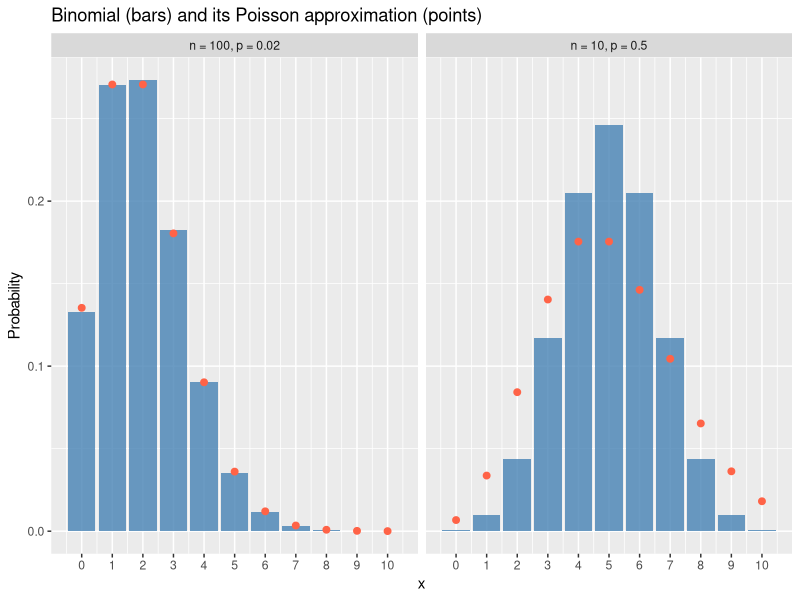

Reproduce this figure in R.
## ---- chunk 1
# Example 1: P(X = 3), n = 100, p = 0.02
c(binomial = dbinom(3, 100, 0.02), poisson = dpois(3, 2))

# Example 2: P(X <= 1), n = 500, p = 0.005
c(binomial = pbinom(1, 500, 0.005), poisson = ppois(1, 2.5))
## ---- chunk 2
#| fig-width: 8
#| fig-height: 4
library(tidyverse)

compare <- function(n, p, xmax) {
  tibble(x = 0:xmax,
         Binomial = dbinom(x, n, p),
         Poisson  = dpois(x, n * p),
         case = sprintf("n = %d, p = %s", n, p))
}

both <- bind_rows(compare(100, 0.02, 10), compare(10, 0.5, 10)) %>%
  mutate(case = fct_inorder(case))

ggplot(both, aes(x)) +
  geom_col(aes(y = Binomial), fill = "steelblue", alpha = 0.8) +
  geom_point(aes(y = Poisson), colour = "tomato", size = 2) +
  facet_wrap(~ case) +
  scale_x_continuous(breaks = 0:10) +
  labs(title = "Binomial (bars) and its Poisson approximation (points)",
       x = "x", y = "Probability")
## ---- chunk 3
max_gap <- function(n, p) max(abs(dbinom(0:n, n, p) - dpois(0:n, n * p)))

tibble(n = c(20, 100, 100, 1000, 10),
       p = c(0.05, 0.02, 0.01, 0.002, 0.5)) %>%
  mutate(lambda = n * p,
         max_gap = round(map2_dbl(n, p, max_gap), 5))
## ---- chunk 4
gap_table <- function(n, p) {
  tibble(n = n, p = p) %>%
    mutate(lambda  = n * p,
           max_gap = map2_dbl(n, p, max_gap),
           tv_dist = map2_dbl(n, p, function(n, p)
             0.5 * (sum(abs(dbinom(0:n, n, p) - dpois(0:n, n * p))) +
                    ppois(n, n * p, lower.tail = FALSE)))) %>%
    mutate(across(c(max_gap, tv_dist), ~ round(.x, 5)))
}

knitr::kable(gap_table(n = 100, p = c(0.01, 0.02, 0.05, 0.1, 0.2, 0.5)))
## ---- chunk 5
knitr::kable(gap_table(n = c(10, 20, 50, 100, 500, 1000), p = 0.02))
